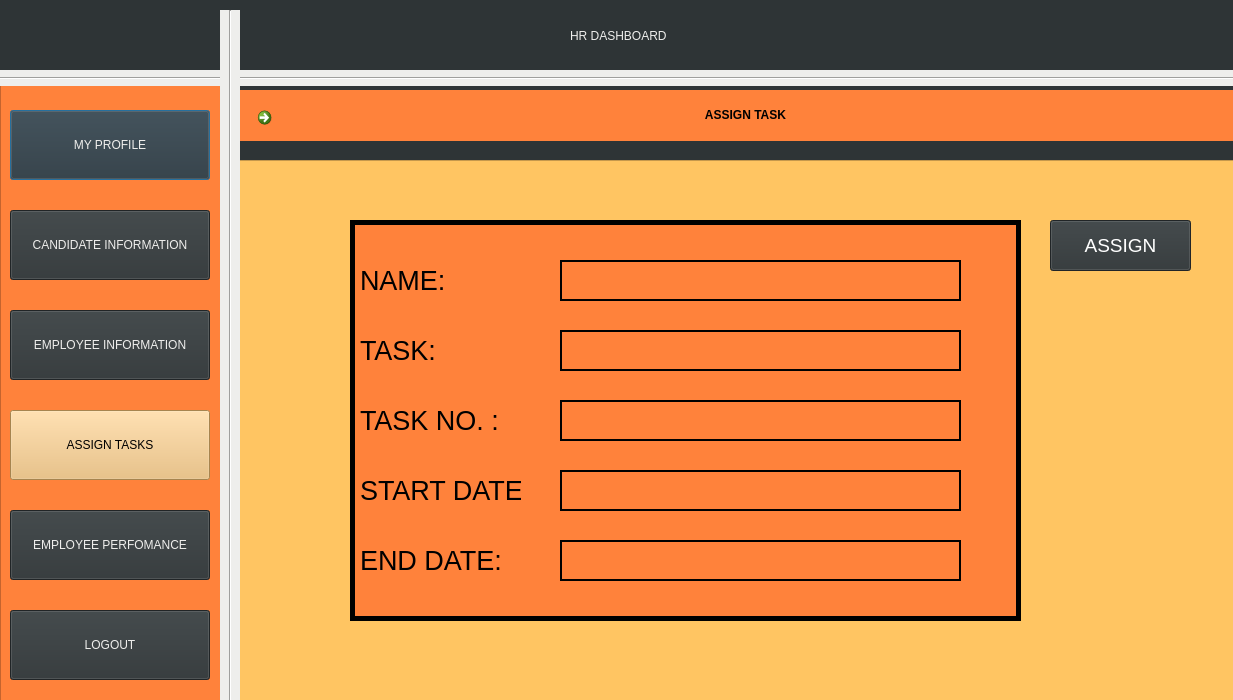
<?xml version="1.0" encoding="UTF-8"?>
<ui version="4.0">
 <class>Dialog</class>
 <widget class="QDialog" name="Dialog">
  <property name="geometry">
   <rect>
    <x>0</x>
    <y>0</y>
    <width>1233</width>
    <height>700</height>
   </rect>
  </property>
  <property name="windowTitle">
   <string>Dialog</string>
  </property>
  <property name="autoFillBackground">
   <bool>false</bool>
  </property>
  <property name="styleSheet">
   <string notr="true">background-color: rgb(46, 52, 54);
border-bottom-color: rgb(238, 238, 236);
border-right-color: rgb(238, 238, 236);
border-top-color: rgb(238, 238, 236);
border-color: rgb(245, 121, 0);</string>
  </property>
  <widget class="QLabel" name="label1">
   <property name="geometry">
    <rect>
     <x>570</x>
     <y>0</y>
     <width>321</width>
     <height>71</height>
    </rect>
   </property>
   <property name="styleSheet">
    <string notr="true">color:rgb(238, 238, 236);
font: 75 30pt &quot;Ubuntu Condensed&quot;;</string>
   </property>
   <property name="text">
    <string>HR DASHBOARD</string>
   </property>
  </widget>
  <widget class="QLabel" name="LOGO">
   <property name="geometry">
    <rect>
     <x>10</x>
     <y>10</y>
     <width>201</width>
     <height>51</height>
    </rect>
   </property>
   <property name="text">
    <string/>
   </property>
   <property name="pixmap">
    <pixmap>../k/interfaces/logo.png</pixmap>
   </property>
   <property name="scaledContents">
    <bool>true</bool>
   </property>
  </widget>
  <widget class="Line" name="line">
   <property name="geometry">
    <rect>
     <x>-10</x>
     <y>70</y>
     <width>1251</width>
     <height>16</height>
    </rect>
   </property>
   <property name="styleSheet">
    <string notr="true">
background-color: rgb(238, 238, 236);</string>
   </property>
   <property name="orientation">
    <enum>Qt::Horizontal</enum>
   </property>
  </widget>
  <widget class="Line" name="line_2">
   <property name="geometry">
    <rect>
     <x>220</x>
     <y>10</y>
     <width>20</width>
     <height>761</height>
    </rect>
   </property>
   <property name="styleSheet">
    <string notr="true">
background-color: rgb(238, 238, 236);</string>
   </property>
   <property name="orientation">
    <enum>Qt::Vertical</enum>
   </property>
  </widget>
  <widget class="QColumnView" name="columnView">
   <property name="geometry">
    <rect>
     <x>0</x>
     <y>80</y>
     <width>226</width>
     <height>621</height>
    </rect>
   </property>
   <property name="styleSheet">
    <string notr="true">background-color: rgb(255, 130, 59);
</string>
   </property>
  </widget>
  <widget class="QPushButton" name="myprofile">
   <property name="geometry">
    <rect>
     <x>10</x>
     <y>110</y>
     <width>200</width>
     <height>70</height>
    </rect>
   </property>
   <property name="cursor">
    <cursorShape>OpenHandCursor</cursorShape>
   </property>
   <property name="mouseTracking">
    <bool>true</bool>
   </property>
   <property name="acceptDrops">
    <bool>false</bool>
   </property>
   <property name="styleSheet">
    <string notr="true">color:rgb(238, 238, 236);
font: 75 17pt &quot;Ubuntu Condensed&quot;;</string>
   </property>
   <property name="text">
    <string>MY PROFILE</string>
   </property>
  </widget>
  <widget class="QPushButton" name="attendance">
   <property name="geometry">
    <rect>
     <x>10</x>
     <y>210</y>
     <width>200</width>
     <height>70</height>
    </rect>
   </property>
   <property name="cursor">
    <cursorShape>OpenHandCursor</cursorShape>
   </property>
   <property name="styleSheet">
    <string notr="true">font: 75 17pt &quot;Ubuntu Condensed&quot;;
color:rgb(238, 238, 236);
font: 75 15pt &quot;Ubuntu Condensed&quot;;
</string>
   </property>
   <property name="text">
    <string>CANDIDATE INFORMATION</string>
   </property>
  </widget>
  <widget class="QPushButton" name="tasks">
   <property name="geometry">
    <rect>
     <x>10</x>
     <y>310</y>
     <width>200</width>
     <height>70</height>
    </rect>
   </property>
   <property name="cursor">
    <cursorShape>OpenHandCursor</cursorShape>
   </property>
   <property name="styleSheet">
    <string notr="true">color:rgb(238, 238, 236);
font: 75 15pt &quot;Ubuntu Condensed&quot;;</string>
   </property>
   <property name="text">
    <string>EMPLOYEE INFORMATION</string>
   </property>
  </widget>
  <widget class="QPushButton" name="logout">
   <property name="geometry">
    <rect>
     <x>10</x>
     <y>610</y>
     <width>200</width>
     <height>70</height>
    </rect>
   </property>
   <property name="cursor">
    <cursorShape>OpenHandCursor</cursorShape>
   </property>
   <property name="styleSheet">
    <string notr="true">color:rgb(238, 238, 236);
font: 75 17pt &quot;Ubuntu Condensed&quot;;</string>
   </property>
   <property name="text">
    <string>LOGOUT</string>
   </property>
  </widget>
  <widget class="QColumnView" name="columnView_2">
   <property name="geometry">
    <rect>
     <x>210</x>
     <y>160</y>
     <width>1031</width>
     <height>591</height>
    </rect>
   </property>
   <property name="styleSheet">
    <string notr="true">background-color: rgb(255, 197, 98);</string>
   </property>
  </widget>
  <widget class="QLabel" name="label1_2">
   <property name="geometry">
    <rect>
     <x>240</x>
     <y>90</y>
     <width>1011</width>
     <height>51</height>
    </rect>
   </property>
   <property name="styleSheet">
    <string notr="true">background-color: rgb(255, 130, 59);
font: 75 30pt &quot;Ubuntu Condensed&quot;;</string>
   </property>
   <property name="text">
    <string>&lt;html&gt;&lt;head/&gt;&lt;body&gt;&lt;p align=&quot;center&quot;&gt;&lt;span style=&quot; font-weight:600;&quot;&gt;ASSIGN TASK&lt;/span&gt;&lt;/p&gt;&lt;/body&gt;&lt;/html&gt;</string>
   </property>
  </widget>
  <widget class="QPushButton" name="tasks_2">
   <property name="geometry">
    <rect>
     <x>10</x>
     <y>410</y>
     <width>200</width>
     <height>70</height>
    </rect>
   </property>
   <property name="cursor">
    <cursorShape>OpenHandCursor</cursorShape>
   </property>
   <property name="styleSheet">
    <string notr="true">color:rgb(0,0,0);
background-color: rgb(233, 185, 110);
font: 75 15pt &quot;Ubuntu Condensed&quot;;
</string>
   </property>
   <property name="text">
    <string>ASSIGN TASKS</string>
   </property>
  </widget>
  <widget class="QPushButton" name="logout_2">
   <property name="geometry">
    <rect>
     <x>10</x>
     <y>510</y>
     <width>200</width>
     <height>70</height>
    </rect>
   </property>
   <property name="cursor">
    <cursorShape>OpenHandCursor</cursorShape>
   </property>
   <property name="styleSheet">
    <string notr="true">color:rgb(238, 238, 236);
font: 75 15pt &quot;Ubuntu Condensed&quot;;</string>
   </property>
   <property name="text">
    <string>EMPLOYEE PERFOMANCE</string>
   </property>
  </widget>
  <widget class="QCommandLinkButton" name="backbutton">
   <property name="geometry">
    <rect>
     <x>250</x>
     <y>100</y>
     <width>41</width>
     <height>31</height>
    </rect>
   </property>
   <property name="text">
    <string/>
   </property>
   <property name="icon">
    <iconset>
     <normaloff>backpic.jpeg</normaloff>backpic.jpeg</iconset>
   </property>
  </widget>
  <widget class="QLabel" name="done">
   <property name="geometry">
    <rect>
     <x>1010</x>
     <y>630</y>
     <width>161</width>
     <height>61</height>
    </rect>
   </property>
   <property name="styleSheet">
    <string notr="true">background-color: rgb(255, 197, 98);</string>
   </property>
   <property name="text">
    <string/>
   </property>
  </widget>
  <widget class="QPushButton" name="assignbutton">
   <property name="geometry">
    <rect>
     <x>1050</x>
     <y>220</y>
     <width>141</width>
     <height>51</height>
    </rect>
   </property>
   <property name="font">
    <font>
     <pointsize>14</pointsize>
    </font>
   </property>
   <property name="cursor">
    <cursorShape>PointingHandCursor</cursorShape>
   </property>
   <property name="styleSheet">
    <string notr="true">color: rgb(255, 255, 255);</string>
   </property>
   <property name="text">
    <string>ASSIGN</string>
   </property>
  </widget>
  <widget class="QLabel" name="label_2">
   <property name="geometry">
    <rect>
     <x>350</x>
     <y>220</y>
     <width>671</width>
     <height>401</height>
    </rect>
   </property>
   <property name="styleSheet">
    <string notr="true">background-color: rgb(255, 130, 59);
border :5px solid black;</string>
   </property>
   <property name="text">
    <string/>
   </property>
  </widget>
  <widget class="QLabel" name="label_3">
   <property name="geometry">
    <rect>
     <x>360</x>
     <y>260</y>
     <width>111</width>
     <height>41</height>
    </rect>
   </property>
   <property name="font">
    <font>
     <pointsize>20</pointsize>
    </font>
   </property>
   <property name="styleSheet">
    <string notr="true">
color: rgb(0, 0, 0);
background-color: rgb(255, 130, 59);</string>
   </property>
   <property name="text">
    <string>NAME:</string>
   </property>
  </widget>
  <widget class="QLineEdit" name="num">
   <property name="geometry">
    <rect>
     <x>560</x>
     <y>330</y>
     <width>401</width>
     <height>41</height>
    </rect>
   </property>
   <property name="styleSheet">
    <string notr="true">border:2px solid black;
color: rgb(0, 0, 0);
background-color: rgb(255, 130, 59);</string>
   </property>
   <property name="text">
    <string/>
   </property>
  </widget>
  <widget class="QLineEdit" name="task">
   <property name="geometry">
    <rect>
     <x>560</x>
     <y>470</y>
     <width>401</width>
     <height>41</height>
    </rect>
   </property>
   <property name="styleSheet">
    <string notr="true">border:2px solid black;
color: rgb(0, 0, 0);
background-color: rgb(255, 130, 59);</string>
   </property>
  </widget>
  <widget class="QLineEdit" name="startdate">
   <property name="geometry">
    <rect>
     <x>560</x>
     <y>400</y>
     <width>401</width>
     <height>41</height>
    </rect>
   </property>
   <property name="styleSheet">
    <string notr="true">border:2px solid black;
color: rgb(0, 0, 0);
background-color: rgb(255, 130, 59);</string>
   </property>
  </widget>
  <widget class="QLineEdit" name="enddate">
   <property name="geometry">
    <rect>
     <x>560</x>
     <y>540</y>
     <width>401</width>
     <height>41</height>
    </rect>
   </property>
   <property name="styleSheet">
    <string notr="true">border:2px solid black;
color: rgb(0, 0, 0);
background-color: rgb(255, 130, 59);</string>
   </property>
  </widget>
  <widget class="QLineEdit" name="name">
   <property name="geometry">
    <rect>
     <x>560</x>
     <y>260</y>
     <width>401</width>
     <height>41</height>
    </rect>
   </property>
   <property name="styleSheet">
    <string notr="true">border:2px solid black;
color: rgb(0, 0, 0);
background-color: rgb(255, 130, 59);</string>
   </property>
  </widget>
  <widget class="QLabel" name="label_8">
   <property name="geometry">
    <rect>
     <x>360</x>
     <y>330</y>
     <width>111</width>
     <height>41</height>
    </rect>
   </property>
   <property name="font">
    <font>
     <pointsize>20</pointsize>
    </font>
   </property>
   <property name="styleSheet">
    <string notr="true">
color: rgb(0, 0, 0);
background-color: rgb(255, 130, 59);</string>
   </property>
   <property name="text">
    <string>TASK:</string>
   </property>
  </widget>
  <widget class="QLabel" name="label_9">
   <property name="geometry">
    <rect>
     <x>360</x>
     <y>400</y>
     <width>141</width>
     <height>41</height>
    </rect>
   </property>
   <property name="font">
    <font>
     <pointsize>20</pointsize>
    </font>
   </property>
   <property name="styleSheet">
    <string notr="true">
color: rgb(0, 0, 0);
background-color: rgb(255, 130, 59);</string>
   </property>
   <property name="text">
    <string>TASK NO. :</string>
   </property>
  </widget>
  <widget class="QLabel" name="label_10">
   <property name="geometry">
    <rect>
     <x>360</x>
     <y>470</y>
     <width>161</width>
     <height>41</height>
    </rect>
   </property>
   <property name="font">
    <font>
     <pointsize>20</pointsize>
    </font>
   </property>
   <property name="styleSheet">
    <string notr="true">
color: rgb(0, 0, 0);
background-color: rgb(255, 130, 59);</string>
   </property>
   <property name="text">
    <string>START DATE:</string>
   </property>
  </widget>
  <widget class="QLabel" name="label_11">
   <property name="geometry">
    <rect>
     <x>360</x>
     <y>540</y>
     <width>161</width>
     <height>41</height>
    </rect>
   </property>
   <property name="font">
    <font>
     <pointsize>20</pointsize>
    </font>
   </property>
   <property name="styleSheet">
    <string notr="true">
color: rgb(0, 0, 0);
background-color: rgb(255, 130, 59);</string>
   </property>
   <property name="text">
    <string>END DATE:</string>
   </property>
  </widget>
  <widget class="QLabel" name="label">
   <property name="geometry">
    <rect>
     <x>1060</x>
     <y>290</y>
     <width>131</width>
     <height>21</height>
    </rect>
   </property>
   <property name="styleSheet">
    <string notr="true">color: rgb(115, 210, 22);
background-color: rgb(255, 197, 98);</string>
   </property>
   <property name="text">
    <string/>
   </property>
  </widget>
  <widget class="QLabel" name="error">
   <property name="geometry">
    <rect>
     <x>1030</x>
     <y>190</y>
     <width>181</width>
     <height>20</height>
    </rect>
   </property>
   <property name="styleSheet">
    <string notr="true">color: rgb(204, 0, 0);
background-color: rgb(255, 197, 98);</string>
   </property>
   <property name="text">
    <string/>
   </property>
  </widget>
  <widget class="QLabel" name="assigned">
   <property name="geometry">
    <rect>
     <x>1030</x>
     <y>190</y>
     <width>181</width>
     <height>20</height>
    </rect>
   </property>
   <property name="styleSheet">
    <string notr="true">background-color: rgb(255, 197, 98);
color: rgb(0, 0, 0);</string>
   </property>
   <property name="text">
    <string/>
   </property>
  </widget>
  <zorder>columnView_2</zorder>
  <zorder>columnView</zorder>
  <zorder>label1</zorder>
  <zorder>LOGO</zorder>
  <zorder>line</zorder>
  <zorder>line_2</zorder>
  <zorder>tasks</zorder>
  <zorder>logout</zorder>
  <zorder>myprofile</zorder>
  <zorder>attendance</zorder>
  <zorder>label1_2</zorder>
  <zorder>tasks_2</zorder>
  <zorder>logout_2</zorder>
  <zorder>backbutton</zorder>
  <zorder>done</zorder>
  <zorder>assignbutton</zorder>
  <zorder>label_2</zorder>
  <zorder>label_3</zorder>
  <zorder>num</zorder>
  <zorder>task</zorder>
  <zorder>startdate</zorder>
  <zorder>enddate</zorder>
  <zorder>name</zorder>
  <zorder>label_8</zorder>
  <zorder>label_9</zorder>
  <zorder>label_10</zorder>
  <zorder>label_11</zorder>
  <zorder>label</zorder>
  <zorder>error</zorder>
  <zorder>assigned</zorder>
 </widget>
 <resources/>
 <connections/>
</ui>
